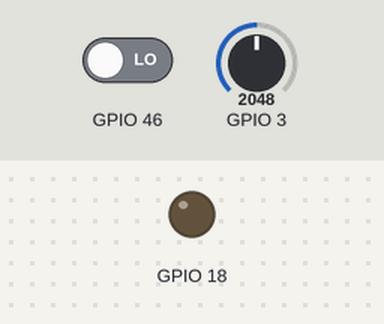
Bench run of a program on a simulated ESP32-S3. Parts: output pins drawn as LEDs (lit = HIGH). Inputs (shaded band) come from the test bench; at power-on: GPIO 46 LOW, GPIO 3 = 2048. WiFi joins after 1.5 s; servers stay silent unless stated; the local clock reads 2024-03-15 10:24:30 at power-on unless the program sets it; random numbers use the default seed unless the program sets one; no MQTT or app messages arrive unless stated; what the program prints to the serial monitor is not drawn.

Above: at 18.0 s.
18.1 s: GPIO 46 driven HIGH
At 22.6 s:
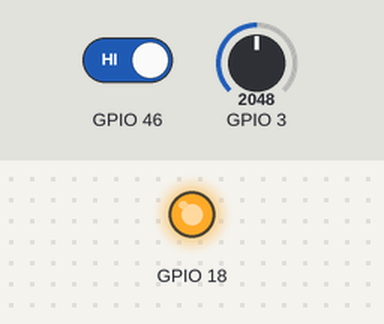
61.7 s: GPIO 46 driven LOW
At 62.8 s:
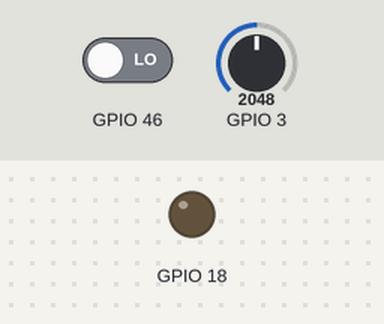
Timing chart, 0 to 64.7 s (numbered marks = the images above; inputs shaded):
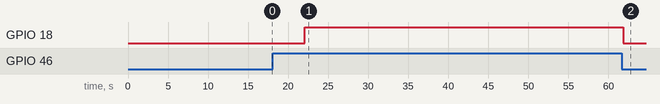

Measured:
- after the input at 18.1 s, GPIO 18: LOW → HIGH after 4.0 s
- after the input at 61.7 s, GPIO 18: HIGH → LOW after 0.17 s

The program:

main.cpp
```cpp
#include <Arduino.h>
#include <WiFi.h>
#include "config.h"
#include "CommunicationTask.h"
#include "FetchDataTask.h"
#include "LedTask.h"
#include "commons.h"

/**
 * WIFI network info
 * Insert your network info to use the program
*/
const char* ssid = "WIFI_name";
const char* password = "WIFI_password";

SemaphoreHandle_t xMutex;
void setup_wifi();

void setup() {
  Serial.begin(115200);
  xMutex = xSemaphoreCreateMutex();
  setup_wifi();
  Task* fetchData = new FetchDataTask(LS_PIN,PIR_PIN);
  Task* ledTask = new LedTask(LED_PIN);
  Task* communication = new CommunicationTask();

  fetchData->init();
  ledTask->init();
  communication->init();
}

void loop() {
  delay(1000000);
}

void setup_wifi(){
  delay(10);

  Serial.print(String("Connecting to ") + ssid);

  WiFi.mode(WIFI_STA);
  WiFi.begin(ssid,password);

  while(WiFi.status() != WL_CONNECTED){
    delay(500);
    Serial.print(".");
  }

  Serial.println("WiFi connected");
}
```

Led.cpp
```cpp
#include "Led.h"
#include <Arduino.h>

Led::Led(int pin){
    this->pin = pin;
    pinMode(pin,OUTPUT);
}

void Led::switchOn(){
    digitalWrite(this->pin,HIGH);
}

void Led::switchOff(){
    digitalWrite(this->pin,LOW);
}
```
